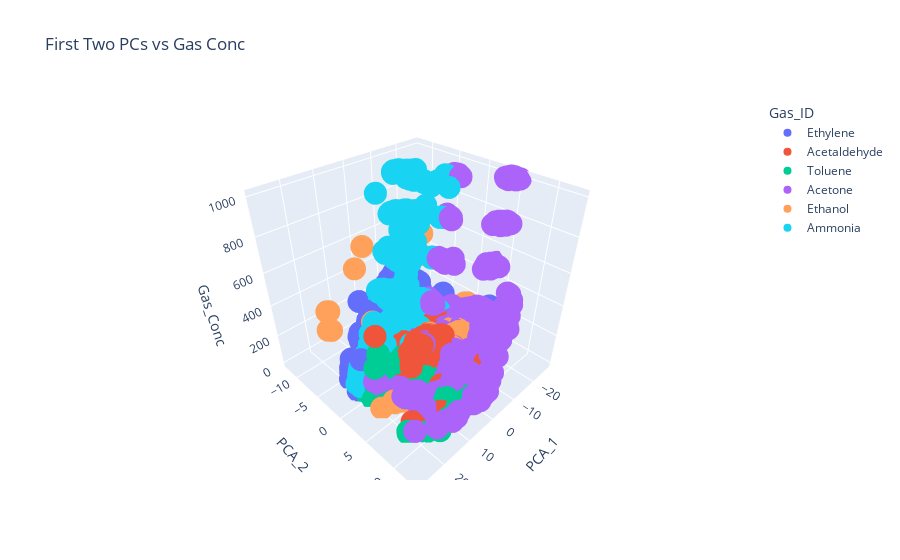

The cell this chart's notebook holds for it:
### Markdown cell above
## 3-D Plots

### Code cell
fig = px.scatter_3d(pca_df, x='PCA_1', y='PCA_2', z='Gas_Conc',
              color='Gas_ID', title="First Two PCs vs Gas Conc")
fig.show()

### Figure 1 — Plotly figure (JSON) as saved in the notebook; plotly's stock layout.template omitted (floating-point values rounded to 4 significant figures; data arrays with more than 128 entries replaced by an {"elided": "..."} marker saying what was removed)
{"data": [{"hovertemplate": "Gas_ID=Ethylene<br>PCA_1=%{x}<br>PCA_2=%{y}<br>Gas_Conc=%{z}<extra></extra>", "legendgroup": "Ethylene", "marker": {"color": "#636efa", "symbol": "circle"}, "mode": "markers", "name": "Ethylene", "scene": "scene", "showlegend": true, "type": "scatter3d", "x": {"elided": "1752 float values"}, "y": {"elided": "1752 float values"}, "z": {"elided": "1752 int values"}}, {"hovertemplate": "Gas_ID=Acetaldehyde<br>PCA_1=%{x}<br>PCA_2=%{y}<br>Gas_Conc=%{z}<extra></extra>", "legendgroup": "Acetaldehyde", "marker": {"color": "#EF553B", "symbol": "circle"}, "mode": "markers", "name": "Acetaldehyde", "scene": "scene", "showlegend": true, "type": "scatter3d", "x": {"elided": "1171 float values"}, "y": {"elided": "1171 float values"}, "z": {"elided": "1171 float values"}}, {"hovertemplate": "Gas_ID=Toluene<br>PCA_1=%{x}<br>PCA_2=%{y}<br>Gas_Conc=%{z}<extra></extra>", "legendgroup": "Toluene", "marker": {"color": "#00cc96", "symbol": "circle"}, "mode": "markers", "name": "Toluene", "scene": "scene", "showlegend": true, "type": "scatter3d", "x": {"elided": "1069 float values"}, "y": {"elided": "1069 float values"}, "z": {"elided": "1069 float values"}}, {"hovertemplate": "Gas_ID=Acetone<br>PCA_1=%{x}<br>PCA_2=%{y}<br>Gas_Conc=%{z}<extra></extra>", "legendgroup": "Acetone", "marker": {"color": "#ab63fa", "symbol": "circle"}, "mode": "markers", "name": "Acetone", "scene": "scene", "showlegend": true, "type": "scatter3d", "x": {"elided": "1805 float values"}, "y": {"elided": "1805 float values"}, "z": {"elided": "1805 int values"}}, {"hovertemplate": "Gas_ID=Ethanol<br>PCA_1=%{x}<br>PCA_2=%{y}<br>Gas_Conc=%{z}<extra></extra>", "legendgroup": "Ethanol", "marker": {"color": "#FFA15A", "symbol": "circle"}, "mode": "markers", "name": "Ethanol", "scene": "scene", "showlegend": true, "type": "scatter3d", "x": {"elided": "1544 float values"}, "y": {"elided": "1544 float values"}, "z": {"elided": "1544 float values"}}, {"hovertemplate": "Gas_ID=Ammonia<br>PCA_1=%{x}<br>PCA_2=%{y}<br>Gas_Conc=%{z}<extra></extra>", "legendgroup": "Ammonia", "marker": {"color": "#19d3f3", "symbol": "circle"}, "mode": "markers", "name": "Ammonia", "scene": "scene", "showlegend": true, "type": "scatter3d", "x": {"elided": "1005 float values"}, "y": {"elided": "1005 float values"}, "z": {"elided": "1005 float values"}}], "layout": {"legend": {"title": {"text": "Gas_ID"}, "tracegroupgap": 0}, "scene": {"domain": {"x": [0, 1], "y": [0, 1]}, "xaxis": {"title": {"text": "PCA_1"}}, "yaxis": {"title": {"text": "PCA_2"}}, "zaxis": {"title": {"text": "Gas_Conc"}}}, "title": {"text": "First Two PCs vs Gas Conc"}}}
